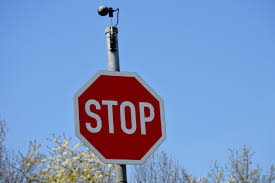
#> input picture TrafficSignDetection_HOG_SVM/test1.jpg, 275 x 183 px; its folder holds only this picture in this run
$ python -i feature_extractor.py   (imports and definitions only)   (older library calls are emulated)
#> lines starting #> are read from the running program, lines starting #| are printed output that depends on the picture
#> further down, picture is the input picture: shape (183, 275, 3); mean B, G, R 193.4, 147.3, 120.1
import cv2
import numpy as np
import os
from numpy.lib.function_base import average
import pandas as pd
import random
import time

import warnings
# [1 line not run here, left out]

class feature_extract:

    # [4 lines left out: function resize, not called in this run]

    def average(self, lst):
        return sum(lst) / len(lst)

    def calc_hga(self, image):
        hga_list = []
        hga_flat = []

        img = cv2.cvtColor(image, cv2.COLOR_BGR2GRAY)
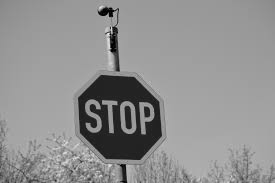
#> img: shape (183, 275); min 0, max 238, mean 144.4

        scale = 1
        delta = 0
        ddepth = cv2.CV_16S

        grad_x = cv2.Sobel(img, ddepth, 1, 0, ksize=3, scale=scale, delta=delta, borderType=cv2.BORDER_DEFAULT)
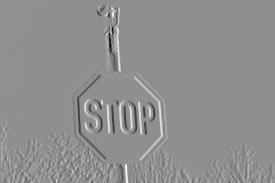
#> grad_x: shape (183, 275) int16; min -872, max 673, mean 0.4; drawn with min black and max white
        grad_y = cv2.Sobel(img, ddepth, 0, 1, ksize=3, scale=scale, delta=delta, borderType=cv2.BORDER_DEFAULT)
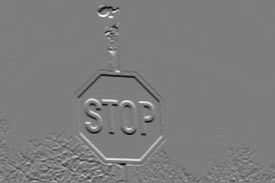
#> grad_y: shape (183, 275) int16; min -591, max 606, mean -0.8; drawn with min black and max white

        abs_grad_x = cv2.convertScaleAbs(grad_x)
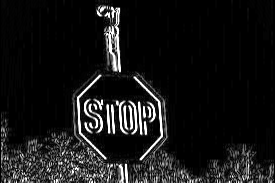
#> abs_grad_x: shape (183, 275); min 0, max 255, mean 22.9
        abs_grad_y = cv2.convertScaleAbs(grad_y)
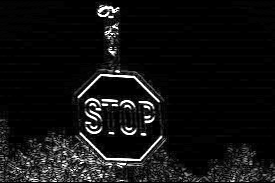
#> abs_grad_y: shape (183, 275); min 0, max 255, mean 17.6

        grad = cv2.addWeighted(abs_grad_x, 0.5, abs_grad_y, 0.5, 0)
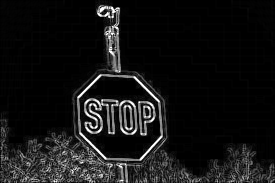
#> grad: shape (183, 275); min 0, max 255, mean 20.3

        for j in range(grad.shape[0]):
            for k in range(grad.shape[1]):
                hga_flat.append(grad[j,k])
#> after the loop, hga_flat = 50325 items

        avg_hga = self.average(hga_flat)
#> avg_hga = 20.29

        hga_hist = cv2.calcHist([grad],[0],None,[256],[0,256])
#> hga_hist = 256 values, max 20742 at index 0, min 1 at index 237, mean 196.6

        for i in range(hga_hist.shape[0]):
            hga_list.append(int(hga_hist[i,0]))
#> after the loop, hga_list has the same summary as hga_hist

        return hga_list, avg_hga


    # [42 lines left out: functions calc_HSV, calc_roi, not called in this run]


    def list2csv(self, total_list, file_name):
        df = pd.DataFrame(total_list)
        df.to_csv('{}'.format(file_name), index=False, header=False)


    def shuffle_list(self, total_list):
        total_list = random.shuffle(total_list)


# [40 lines left out: function run, not called in this run]


# [3 lines not run here, left out]

>>> import cv2
>>> picture = cv2.imread('../../../../../../TrafficSignDetection_HOG_SVM/test1.jpg')
>>> result = feature_extract().calc_hga(picture)
